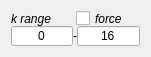
     <widget class="QWidget" name="verticalLayoutWidget_11">
      <property name="geometry">
       <rect>
        <x>380</x>
        <y>650</y>
        <width>151</width>
        <height>41</height>
       </rect>
      </property>
      <layout class="QVBoxLayout" name="verticalLayout_9">
       <property name="spacing">
        <number>0</number>
       </property>
       <item>
        <layout class="QHBoxLayout" name="horizontalLayout_15">
         <item>
          <widget class="QLabel" name="label_19">
           <property name="maximumSize">
            <size>
             <width>16777215</width>
             <height>15</height>
            </size>
           </property>
           <property name="font">
            <font>
             <italic>true</italic>
            </font>
           </property>
           <property name="text">
            <string>k range</string>
           </property>
          </widget>
         </item>
         <item>
          <layout class="QHBoxLayout" name="horizontalLayout_17">
           <item>
            <widget class="QCheckBox" name="checkBox_force_range_k">
             <property name="maximumSize">
              <size>
               <width>16777215</width>
               <height>15</height>
              </size>
             </property>
             <property name="font">
              <font>
               <italic>true</italic>
              </font>
             </property>
             <property name="text">
              <string>force</string>
             </property>
            </widget>
           </item>
          </layout>
         </item>
        </layout>
       </item>
       <item>
        <layout class="QHBoxLayout" name="horizontalLayout_18">
         <item>
          <widget class="QLineEdit" name="lineEdit_range_k_lo">
           <property name="maximumSize">
            <size>
             <width>16777215</width>
             <height>20</height>
            </size>
           </property>
           <property name="text">
            <string>0</string>
           </property>
           <property name="alignment">
            <set>Qt::AlignCenter</set>
           </property>
          </widget>
         </item>
         <item>
          <widget class="QLabel" name="label_22">
           <property name="maximumSize">
            <size>
             <width>16777215</width>
             <height>15</height>
            </size>
           </property>
           <property name="text">
            <string>-</string>
           </property>
          </widget>
         </item>
         <item>
          <widget class="QLineEdit" name="lineEdit_range_k_hi">
           <property name="maximumSize">
            <size>
             <width>16777215</width>
             <height>20</height>
            </size>
           </property>
           <property name="text">
            <string>16</string>
           </property>
           <property name="alignment">
            <set>Qt::AlignCenter</set>
           </property>
          </widget>
         </item>
        </layout>
       </item>
      </layout>
     </widget>
